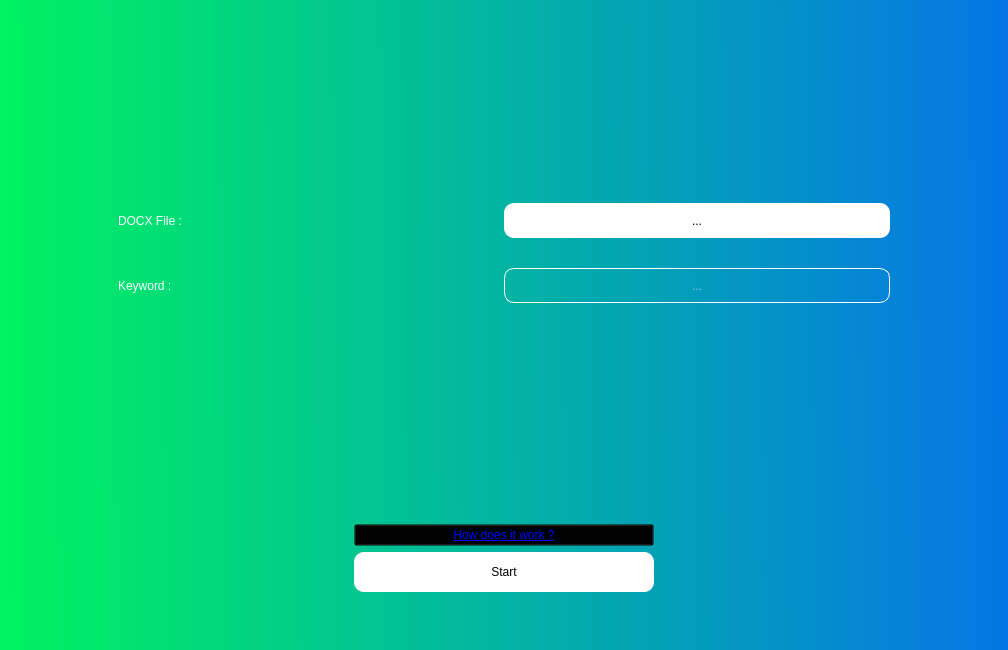
<?xml version="1.0" encoding="UTF-8"?>
<ui version="4.0">
 <class>MainWindow</class>
 <widget class="QMainWindow" name="MainWindow">
  <property name="geometry">
   <rect>
    <x>0</x>
    <y>0</y>
    <width>1008</width>
    <height>650</height>
   </rect>
  </property>
  <property name="windowTitle">
   <string>MainWindow</string>
  </property>
  <widget class="QWidget" name="centralwidget">
   <property name="styleSheet">
    <string notr="true">QWidget#centralwidget{
background: qlineargradient(spread:pad, x1:0, y1:0.528409, x2:1, y2:0.523, stop:0 rgba(0, 242, 96, 255), stop:1 rgba(5, 117, 230, 255));
}
</string>
   </property>
   <layout class="QGridLayout" name="gridLayout">
    <item row="0" column="0">
     <widget class="QStackedWidget" name="stackedWidget">
      <property name="styleSheet">
       <string notr="true">background: transparent;</string>
      </property>
      <property name="currentIndex">
       <number>0</number>
      </property>
      <widget class="QWidget" name="MainPage">
       <layout class="QGridLayout" name="gridLayout_2">
        <item row="0" column="0">
         <layout class="QVBoxLayout" name="InputsLayout">
          <property name="spacing">
           <number>30</number>
          </property>
          <property name="leftMargin">
           <number>100</number>
          </property>
          <property name="rightMargin">
           <number>100</number>
          </property>
          <property name="bottomMargin">
           <number>30</number>
          </property>
          <item>
           <spacer name="Spacer">
            <property name="orientation">
             <enum>Qt::Vertical</enum>
            </property>
            <property name="sizeHint" stdset="0">
             <size>
              <width>20</width>
              <height>40</height>
             </size>
            </property>
           </spacer>
          </item>
          <item>
           <layout class="QHBoxLayout" name="DOCXFileLayout">
            <property name="spacing">
             <number>0</number>
            </property>
            <item>
             <widget class="QLabel" name="DOCXFileLabel">
              <property name="styleSheet">
               <string notr="true">color: rgb(255, 255, 255);
background: transparent;
font: 87 14pt &quot;Segoe UI Black&quot;;</string>
              </property>
              <property name="text">
               <string>DOCX File :</string>
              </property>
             </widget>
            </item>
            <item>
             <widget class="QPushButton" name="DOCXFileButton">
              <property name="minimumSize">
               <size>
                <width>300</width>
                <height>35</height>
               </size>
              </property>
              <property name="cursor">
               <cursorShape>PointingHandCursor</cursorShape>
              </property>
              <property name="styleSheet">
               <string notr="true">QPushButton#DOCXFileButton{
	border: none;
	background-color: #fff;
	border-radius: 10px;
	color: #000
}
QPushButton#DOCXFileButton::hover{
	background-color: transparent;
	border: 1px solid #fff;
	color: #fff;
}</string>
              </property>
              <property name="text">
               <string>...</string>
              </property>
             </widget>
            </item>
           </layout>
          </item>
          <item>
           <layout class="QHBoxLayout" name="KeywordLayout">
            <property name="spacing">
             <number>0</number>
            </property>
            <item>
             <widget class="QLabel" name="KeywordLabel">
              <property name="styleSheet">
               <string notr="true">color: rgb(255, 255, 255);
background: transparent;
font: 87 14pt &quot;Segoe UI Black&quot;;</string>
              </property>
              <property name="text">
               <string>Keyword :</string>
              </property>
             </widget>
            </item>
            <item>
             <widget class="QLineEdit" name="Keyword">
              <property name="sizePolicy">
               <sizepolicy hsizetype="Minimum" vsizetype="Fixed">
                <horstretch>0</horstretch>
                <verstretch>0</verstretch>
               </sizepolicy>
              </property>
              <property name="minimumSize">
               <size>
                <width>300</width>
                <height>35</height>
               </size>
              </property>
              <property name="maximumSize">
               <size>
                <width>16777215</width>
                <height>16777215</height>
               </size>
              </property>
              <property name="styleSheet">
               <string notr="true">border: 1px solid white;
border-radius: 10px;
color: white;
font: 15pt &quot;Tw Cen MT Condensed Extra Bold&quot;;
background: transparent;</string>
              </property>
              <property name="alignment">
               <set>Qt::AlignCenter</set>
              </property>
              <property name="placeholderText">
               <string>...</string>
              </property>
             </widget>
            </item>
           </layout>
          </item>
          <item>
           <spacer name="Spacer_2">
            <property name="orientation">
             <enum>Qt::Vertical</enum>
            </property>
            <property name="sizeHint" stdset="0">
             <size>
              <width>20</width>
              <height>40</height>
             </size>
            </property>
           </spacer>
          </item>
         </layout>
        </item>
        <item row="1" column="0">
         <layout class="QHBoxLayout" name="StartLayout">
          <property name="bottomMargin">
           <number>40</number>
          </property>
          <item>
           <spacer name="Spacer_3">
            <property name="orientation">
             <enum>Qt::Horizontal</enum>
            </property>
            <property name="sizeHint" stdset="0">
             <size>
              <width>40</width>
              <height>20</height>
             </size>
            </property>
           </spacer>
          </item>
          <item>
           <layout class="QVBoxLayout" name="StartButtonLayout">
            <item>
             <widget class="QPushButton" name="HowDoesItWorkButton">
              <property name="cursor">
               <cursorShape>PointingHandCursor</cursorShape>
              </property>
              <property name="styleSheet">
               <string notr="true">color: rgb(0, 0, 255);
font: 9pt &quot;MS Sans Serif&quot;;
text-decoration: underline;</string>
              </property>
              <property name="text">
               <string>How does it work ?</string>
              </property>
             </widget>
            </item>
            <item>
             <widget class="QPushButton" name="StartButton">
              <property name="minimumSize">
               <size>
                <width>300</width>
                <height>40</height>
               </size>
              </property>
              <property name="cursor">
               <cursorShape>PointingHandCursor</cursorShape>
              </property>
              <property name="styleSheet">
               <string notr="true">QPushButton#StartButton{
	border: none;
	background-color: #fff;
	border-radius: 10px;
	color: #000
}
QPushButton#StartButton::hover{
	background-color: transparent;
	border: 1px solid #fff;
	color: #fff;
}</string>
              </property>
              <property name="text">
               <string>Start</string>
              </property>
             </widget>
            </item>
           </layout>
          </item>
          <item>
           <spacer name="Spacer_4">
            <property name="orientation">
             <enum>Qt::Horizontal</enum>
            </property>
            <property name="sizeHint" stdset="0">
             <size>
              <width>40</width>
              <height>20</height>
             </size>
            </property>
           </spacer>
          </item>
         </layout>
        </item>
       </layout>
      </widget>
      <widget class="QWidget" name="StatusPage">
       <layout class="QGridLayout" name="gridLayout_3">
        <item row="0" column="0">
         <spacer name="Spacer_9">
          <property name="orientation">
           <enum>Qt::Vertical</enum>
          </property>
          <property name="sizeHint" stdset="0">
           <size>
            <width>20</width>
            <height>40</height>
           </size>
          </property>
         </spacer>
        </item>
        <item row="1" column="0">
         <layout class="QVBoxLayout" name="StatusLayout">
          <property name="spacing">
           <number>50</number>
          </property>
          <property name="bottomMargin">
           <number>50</number>
          </property>
          <item>
           <widget class="QLabel" name="WorkingLabel">
            <property name="styleSheet">
             <string notr="true">color: rgb(255, 255, 255);
background: transparent;
font: 87 14pt &quot;Segoe UI Black&quot;;</string>
            </property>
            <property name="text">
             <string>Working ...</string>
            </property>
            <property name="alignment">
             <set>Qt::AlignCenter</set>
            </property>
           </widget>
          </item>
         </layout>
        </item>
        <item row="2" column="0">
         <layout class="QHBoxLayout" name="CopyResultsWithConfirmLayout">
          <item>
           <spacer name="Spacer_6">
            <property name="orientation">
             <enum>Qt::Horizontal</enum>
            </property>
            <property name="sizeHint" stdset="0">
             <size>
              <width>37</width>
              <height>37</height>
             </size>
            </property>
           </spacer>
          </item>
          <item>
           <layout class="QVBoxLayout" name="CopyResultsLayout">
            <item>
             <widget class="QPushButton" name="CopyReslutsButton">
              <property name="minimumSize">
               <size>
                <width>300</width>
                <height>40</height>
               </size>
              </property>
              <property name="cursor">
               <cursorShape>PointingHandCursor</cursorShape>
              </property>
              <property name="styleSheet">
               <string notr="true">QPushButton#CopyReslutsButton{
	border: none;
	background-color: #fff;
	border-radius: 10px;
	color: #000
}
QPushButton#CopyReslutsButton::hover{
	background-color: transparent;
	border: 1px solid #fff;
	color: #fff;
}</string>
              </property>
              <property name="text">
               <string>Copy Results</string>
              </property>
             </widget>
            </item>
            <item>
             <widget class="QLabel" name="EmailCopiedSuccessfullyLabel">
              <property name="styleSheet">
               <string notr="true">color: rgb(255, 255, 255);
background: transparent;
font: 87 11pt &quot;Segoe UI Black&quot;;</string>
              </property>
              <property name="text">
               <string/>
              </property>
              <property name="alignment">
               <set>Qt::AlignCenter</set>
              </property>
             </widget>
            </item>
           </layout>
          </item>
          <item>
           <spacer name="Spacer_5">
            <property name="orientation">
             <enum>Qt::Horizontal</enum>
            </property>
            <property name="sizeHint" stdset="0">
             <size>
              <width>37</width>
              <height>37</height>
             </size>
            </property>
           </spacer>
          </item>
         </layout>
        </item>
        <item row="3" column="0">
         <spacer name="Spacer_10">
          <property name="orientation">
           <enum>Qt::Vertical</enum>
          </property>
          <property name="sizeHint" stdset="0">
           <size>
            <width>20</width>
            <height>40</height>
           </size>
          </property>
         </spacer>
        </item>
        <item row="4" column="0">
         <layout class="QHBoxLayout" name="BackToMainPageLayout">
          <property name="bottomMargin">
           <number>40</number>
          </property>
          <item>
           <spacer name="Spacer_7">
            <property name="orientation">
             <enum>Qt::Horizontal</enum>
            </property>
            <property name="sizeHint" stdset="0">
             <size>
              <width>40</width>
              <height>20</height>
             </size>
            </property>
           </spacer>
          </item>
          <item>
           <widget class="QPushButton" name="BackToMainPageButton">
            <property name="minimumSize">
             <size>
              <width>300</width>
              <height>40</height>
             </size>
            </property>
            <property name="cursor">
             <cursorShape>PointingHandCursor</cursorShape>
            </property>
            <property name="styleSheet">
             <string notr="true">QPushButton#BackToMainPageButton{
	border: none;
	background-color: #fff;
	border-radius: 10px;
	color: #000
}
QPushButton#BackToMainPageButton::hover{
	background-color: transparent;
	border: 1px solid #fff;
	color: #fff;
}</string>
            </property>
            <property name="text">
             <string>Back</string>
            </property>
           </widget>
          </item>
          <item>
           <spacer name="Spacer_8">
            <property name="orientation">
             <enum>Qt::Horizontal</enum>
            </property>
            <property name="sizeHint" stdset="0">
             <size>
              <width>40</width>
              <height>20</height>
             </size>
            </property>
           </spacer>
          </item>
         </layout>
        </item>
       </layout>
      </widget>
     </widget>
    </item>
   </layout>
  </widget>
 </widget>
 <resources/>
 <connections/>
</ui>
